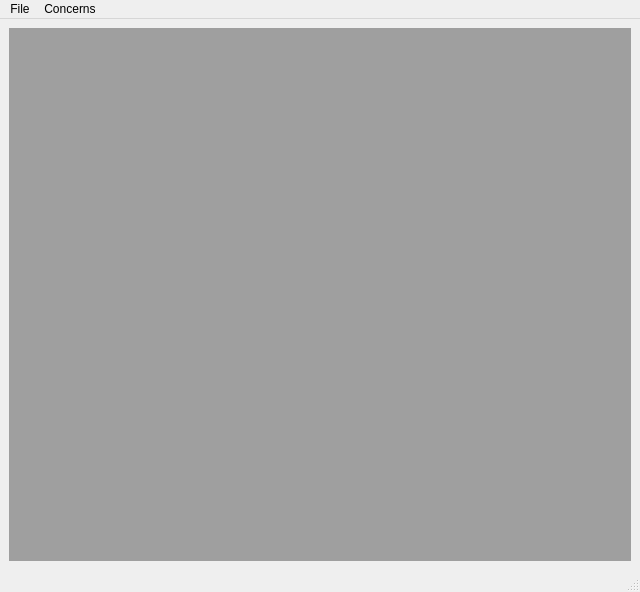
<?xml version="1.0" encoding="UTF-8"?>
<ui version="4.0">
 <class>MainWindow</class>
 <widget class="QMainWindow" name="MainWindow">
  <property name="geometry">
   <rect>
    <x>0</x>
    <y>0</y>
    <width>640</width>
    <height>592</height>
   </rect>
  </property>
  <property name="windowTitle">
   <string>MainWindow</string>
  </property>
  <widget class="QWidget" name="central_widget">
   <layout class="QVBoxLayout" name="verticalLayout">
    <item>
     <widget class="QMdiArea" name="mdi_area"/>
    </item>
   </layout>
  </widget>
  <widget class="QMenuBar" name="menubar">
   <property name="geometry">
    <rect>
     <x>0</x>
     <y>0</y>
     <width>640</width>
     <height>21</height>
    </rect>
   </property>
   <widget class="QMenu" name="menu_file">
    <property name="title">
     <string>File</string>
    </property>
   </widget>
   <widget class="QMenu" name="menu_concerns">
    <property name="title">
     <string>Concerns</string>
    </property>
   </widget>
   <addaction name="menu_file"/>
   <addaction name="menu_concerns"/>
  </widget>
  <widget class="QStatusBar" name="statusbar"/>
 </widget>
 <resources/>
 <connections/>
</ui>
